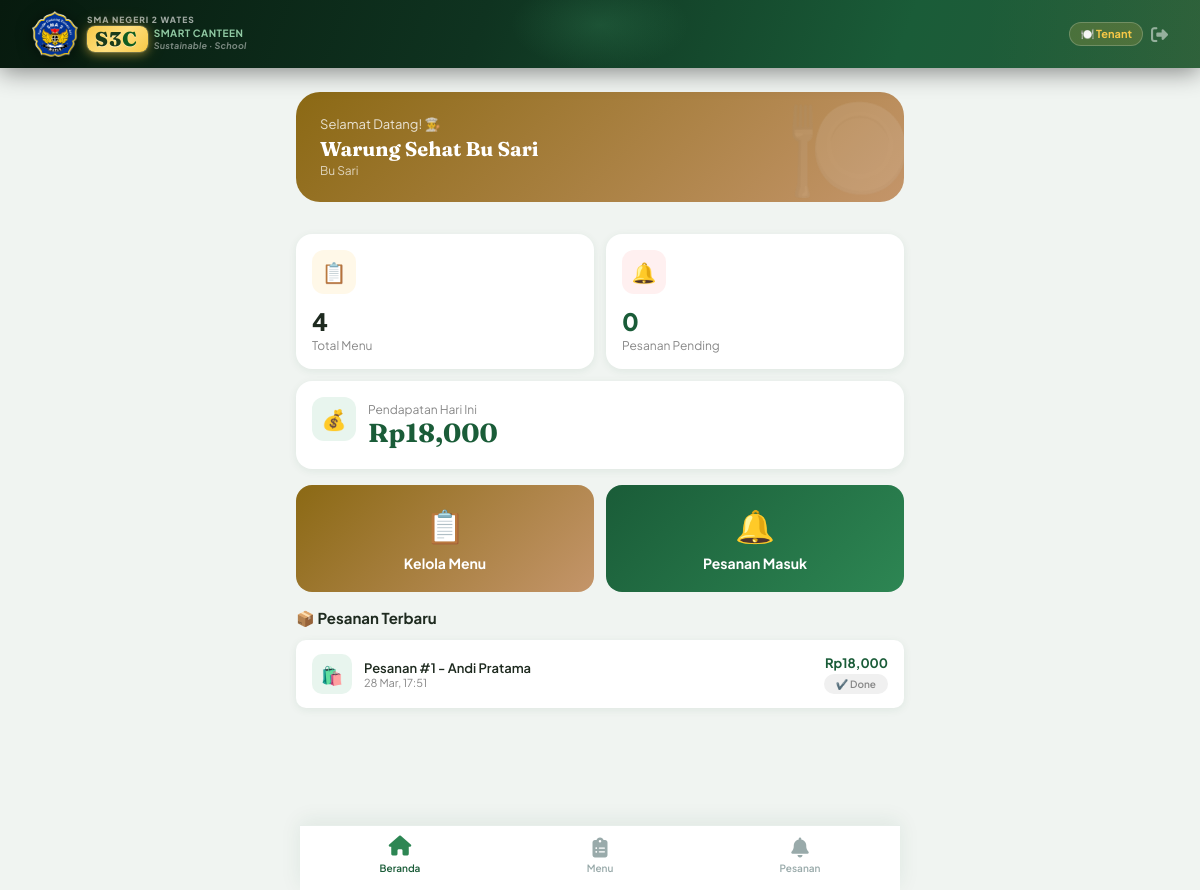
/dashboard (signed in), run on the app's committed database.
### tables this page shows
CREATE TABLE users (
            id INTEGER PRIMARY KEY AUTOINCREMENT,
            name TEXT NOT NULL, username TEXT UNIQUE NOT NULL,
            password TEXT NOT NULL, role TEXT NOT NULL,
            kelas TEXT, tenant_name TEXT, photo TEXT,
            created_at TEXT DEFAULT (datetime('now'))
        );

CREATE TABLE orders (
            id INTEGER PRIMARY KEY AUTOINCREMENT,
            student_id INTEGER NOT NULL, tenant_id INTEGER NOT NULL,
            status TEXT DEFAULT 'pending', total_price REAL DEFAULT 0, notes TEXT,
            created_at TEXT DEFAULT (datetime('now')),
            FOREIGN KEY (student_id) REFERENCES users(id),
            FOREIGN KEY (tenant_id) REFERENCES users(id)
        );

### app.py (the view, shortened to what this page needs)
@app.route('/dashboard')
def dashboard():
    if 'user_id' not in session: return redirect(url_for('login'))
    role = session['role']
    user = query_db('SELECT * FROM users WHERE id=?',[session['user_id']],one=True)
    if role == 'student':
        points = get_points(user['id'])
        recent_orders = query_db('''SELECT o.*,u.tenant_name as tname FROM orders o
            JOIN users u ON o.tenant_id=u.id WHERE o.student_id=? ORDER BY o.created_at DESC LIMIT 3''',[user['id']])
        recent_waste  = query_db('SELECT * FROM waste_logs WHERE student_id=? ORDER BY created_at DESC LIMIT 5',[user['id']])
        menus = query_db('SELECT m.*,u.tenant_name FROM menus m JOIN users u ON m.tenant_id=u.id WHERE m.is_available=1 AND m.is_healthy=1 LIMIT 6')
        return render_template('student/dashboard.html',user=user,points=points,
                               recent_orders=recent_orders,recent_waste=recent_waste,menus=menus)
    elif role == 'tenant':
        mc  = query_db('SELECT COUNT(*) as c FROM menus WHERE tenant_id=?',[user['id']],one=True)['c']
        pc  = query_db("SELECT COUNT(*) as c FROM orders WHERE tenant_id=? AND status='pending'",[user['id']],one=True)['c']
        today_orders  = query_db("SELECT * FROM orders WHERE tenant_id=? AND date(created_at)=date('now')",[user['id']])
        today_revenue = sum(o['total_price'] for o in today_orders)
        recent_orders = query_db('''SELECT o.*,u.name as student_name,u.kelas FROM orders o
            JOIN users u ON o.student_id=u.id WHERE o.tenant_id=? ORDER BY o.created_at DESC LIMIT 5''',[user['id']])
        return render_template('tenant/dashboard.html',user=user,menus_count=mc,
                               pending_orders=pc,today_revenue=today_revenue,recent_orders=recent_orders)
    return redirect(url_for('login'))

### app.py (called while the page is built)
def get_db():
    db = getattr(g, '_database', None)
    if db is None:
        db = g._database = sqlite3.connect(DATABASE)
        db.row_factory = sqlite3.Row
        db.execute("PRAGMA foreign_keys = ON")
    return db

@app.teardown_appcontext
def close_connection(exc):
    db = getattr(g, '_database', None)
    if db: db.close()

def query_db(q, args=(), one=False, commit=False):
    db = get_db()
    cur = db.execute(q, args)
    if commit:
        db.commit()
        return cur.lastrowid
    rv = cur.fetchall()
    return (rv[0] if rv else None) if one else rv

@app.template_filter('strftime')
def strftime_filter(s, fmt='%d %b %Y'):
    if not s: return ''
    try:    return datetime.strptime(s[:19],'%Y-%m-%d %H:%M:%S').strftime(fmt)
    except:
        try: return datetime.strptime(s[:10],'%Y-%m-%d').strftime(fmt)
        except: return s

### templates/tenant/dashboard.html (shortened to what this page needs)
{% extends 'base.html' %}
{% block content %}
<div style="background:linear-gradient(135deg,#8b6914,#c4956a);margin:16px;border-radius:24px;padding:24px;color:white;position:relative;overflow:hidden;">
    <div style="position:absolute;top:-30px;right:-30px;font-size:120px;opacity:0.1;">🍽️</div>
    <div style="font-size:13px;opacity:0.8;margin-bottom:4px;">Selamat Datang! 👨‍🍳</div>
    <div style="font-family:'Fraunces',serif;font-size:20px;font-weight:700;margin-bottom:2px;">{{ user.tenant_name or user.name }}</div>
    <div style="font-size:12px;opacity:0.7;">{{ user.name }}</div>
</div>
<div class="stat-grid">
    <div class="stat-card">
        <div class="stat-icon" style="background:#fff8e8;">📋</div>
        <div class="stat-value">{{ menus_count }}</div>
        <div class="stat-label">Total Menu</div>
    </div>
    <div class="stat-card">
        <div class="stat-icon" style="background:#fff0f0;">🔔</div>
        <div class="stat-value" style="color:{% if pending_orders > 0 %}#e05252{% else %}#1a5c38{% endif %}">{{ pending_orders }}</div>
        <div class="stat-label">Pesanan Pending</div>
    </div>
    <div class="stat-card" style="grid-column:span 2;">
        <div style="display:flex;align-items:center;gap:12px;">
            <div class="stat-icon" style="background:#e8f5ee;">💰</div>
            <div>
                <div style="font-size:12px;color:#888;">Pendapatan Hari Ini</div>
                <div style="font-family:'Fraunces',serif;font-size:26px;font-weight:700;color:#1a5c38;">Rp{{ "{:,.0f}".format(today_revenue) }}</div>
            </div>
        </div>
    </div>
</div>
<div class="section" style="padding-top:0;">
    <div class="grid-2">
        <a href="{{ url_for('tenant_menus') }}" style="text-decoration:none;">
            <div style="background:linear-gradient(135deg,#8b6914,#c4956a);border-radius:16px;padding:20px;color:white;text-align:center;">
                <div style="font-size:32px;margin-bottom:8px;">📋</div>
                <div style="font-weight:700;font-size:14px;">Kelola Menu</div>
            </div>
        </a>
        <a href="{{ url_for('tenant_orders') }}" style="text-decoration:none;">
            <div style="background:linear-gradient(135deg,#1a5c38,#2d8653);border-radius:16px;padding:20px;color:white;text-align:center;">
                <div style="font-size:32px;margin-bottom:8px;">🔔</div>
                <div style="font-weight:700;font-size:14px;">Pesanan Masuk</div>
            </div>
        </a>
    </div>
</div>
<div class="section" style="padding-top:0;">
    <div class="section-title">📦 Pesanan Terbaru</div>
    {% if recent_orders %}
    {% for order in recent_orders %}
    <div class="list-item">
        <div class="list-icon">🛍️</div>
        <div style="flex:1;">
            <div style="font-weight:600;font-size:13px;">Pesanan #{{ order.id }} - {{ order.student_name }}</div>
            <div style="font-size:11px;color:#888;">{{ order.created_at | strftime('%d %b, %H:%M') }}</div>
        </div>
        <div style="text-align:right;">
            <div style="font-weight:700;font-size:13px;color:#1a5c38;">Rp{{ "{:,.0f}".format(order.total_price) }}</div>
            <span class="chip chip-{{ order.status }}" style="font-size:10px;">
                {% if order.status == 'pending' %}⏳ Pending
                {% elif order.status == 'processing' %}🔄 Diproses
                {% elif order.status == 'ready' %}✅ Siap
                {% else %}✔️ Done{% endif %}
            </span>
        </div>
    </div>
    {% endfor %}
    {% else %}
    <div class="empty-state" style="padding:24px;"><i class="fas fa-shopping-bag"></i><p>Belum ada pesanan hari ini</p></div>
    {% endif %}
</div>
{% endblock %}

### templates/base.html (style rules this page uses)
:root { --forest: #1a5c38; --leaf: #2d8653; --sage: #4caf78; --mint: #a8e6bc; --foam: #e8f5ee; --earth: #8b6914; --clay: #c4956a; --sand: #f5e6d3; --cream: #fdfaf6; --bark: #4a3728; --charcoal: #1e2a1f; --mist: #f0f4f1; --white: #ffffff; --danger: #e05252; --warning: #e8a020; --info: #3a8fd4; --shadow-sm: 0 2px 8px rgba(26,92,56,0.08); --shadow-md: 0 4px 20px rgba(26,92,56,0.12); --shadow-lg: 0 8px 40px rgba(26,92,56,0.16); --radius: 16px; --radius-sm: 10px; --radius-lg: 24px; }
* { margin: 0; padding: 0; box-sizing: border-box; }
html { scroll-behavior: auto; }
body { font-family: 'Plus Jakarta Sans', sans-serif; background: var(--mist); color: var(--charcoal); min-height: 100vh; padding-bottom: 90px; }
.stat-grid { display: grid; grid-template-columns: 1fr 1fr; gap: 12px; padding: 16px; }
.stat-card { background: var(--white); border-radius: var(--radius); padding: 16px; box-shadow: var(--shadow-sm); }
.stat-icon { width: 44px; height: 44px; border-radius: 12px; display: flex; align-items: center; justify-content: center; font-size: 20px; margin-bottom: 12px; }
.stat-value { font-size: 24px; font-weight: 800; color: var(--charcoal); }
.stat-label { font-size: 12px; color: #888; margin-top: 2px; }
.chip { display: inline-flex; align-items: center; gap: 4px; padding: 4px 12px; border-radius: 20px; font-size: 12px; font-weight: 600; }
.chip-done { background: #f0f0f0; color: #888; }
.section { padding: 16px; }
.section-title { font-size: 15px; font-weight: 700; color: var(--charcoal); margin-bottom: 12px; display: flex; align-items: center; gap: 6px; }
.list-item { background: var(--white); border-radius: var(--radius-sm); padding: 14px 16px; margin-bottom: 8px; display: flex; align-items: center; gap: 12px; box-shadow: var(--shadow-sm); }
.list-icon { width: 40px; height: 40px; border-radius: 10px; background: var(--foam); display: flex; align-items: center; justify-content: center; font-size: 18px; flex-shrink: 0; }
.grid-2 { display: grid; grid-template-columns: 1fr 1fr; gap: 12px; }

### data on the page
users: tenant_name "Warung Sehat Bu Sari", name "Bu Sari"
orders: id "1", student_name "Andi Pratama", created_at|strftime "28 Mar, 17:51", total_price "18,000", status "✔️ Done"

### other printed values
{{ menus_count }} "4"
{{ pending_orders }} "0"
{{ "{:,.0f}".format(today_revenue) }} "18,000"
